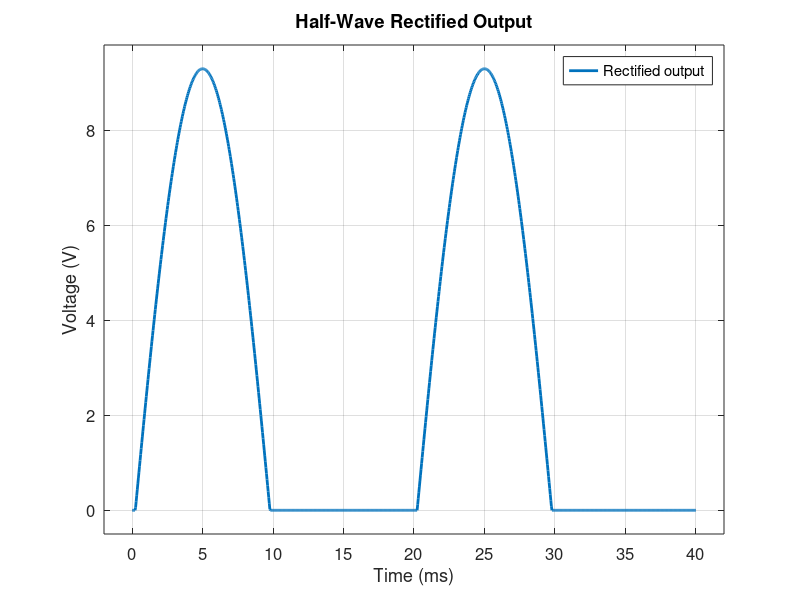

The MATLAB source for this figure:
clc;
clear;
close all;

% Parameters
A = 10;          % Peak input voltage (V)
f = 50;          % Frequency (Hz)
Vd = 0.7;        % Diode forward voltage drop (V)

% Time vector: 0 to 40 ms
t = linspace(0, 0.04, 1000);

% Input AC voltage
Vin = A * sin(2*pi*f*t);

% Half-wave rectification with diode voltage drop
Vout = max(Vin - Vd, 0);

% Convert time to milliseconds
t_ms = t * 1000;

% Plot
figure;

plot(t_ms, Vout, 'LineWidth', 2);

title('Half-Wave Rectified Output');
xlabel('Time (ms)');
ylabel('Voltage (V)');

legend('Rectified output', 'Location', 'northeast');

grid on;

xlim([-2 42]);
ylim([-0.5 9.8]);

xticks(0:5:40);
yticks(0:2:8);

set(gca, 'FontSize', 12);
